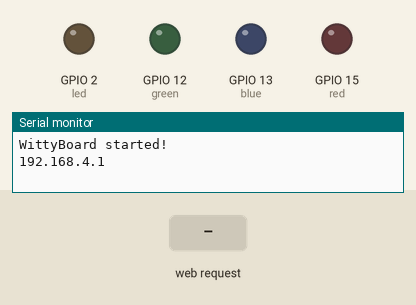
This sketch was run on a simulated ESP8266 (NodeMCU). Parts: output pins drawn as LEDs (lit = HIGH), the last lines printed to the serial monitor. The test bench sets the inputs (shaded band).

Above: at 1.2 s.
1.3 s: HTTP request GET /ledON received
At 2.5 s:
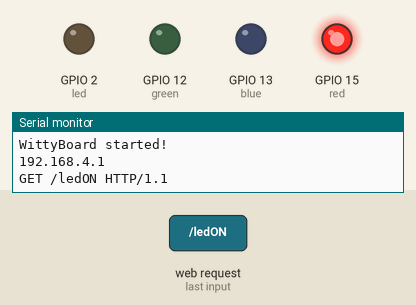
2.8 s: HTTP request GET /LedOFF received
At 3.8 s:
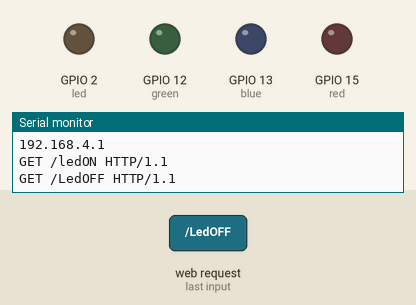
Timing chart, 0 to 5.8 s (numbered marks = the images above; inputs shaded):
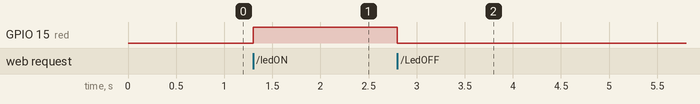

The sketch:

Make_witty_Board_as_Hotspot.ino
```cpp
#include <ESP8266WiFi.h>
#define led 2
#define red 15
#define green 12
#define blue 13
#define ldr A0
WiFiClient client;
WiFiServer server(80);

void setup() {

  pinMode(led,OUTPUT);
  pinMode(red,OUTPUT);
  pinMode(green,OUTPUT);
  pinMode(blue,OUTPUT);
  Serial.begin(9600);

WiFi.softAP("JioFiber","7890123456");
Serial.println();
Serial.println("WittyBoard started!");
Serial.println(WiFi.softAPIP());
server.begin();

}

void loop() {
  // put your main code here, to run repeatedly:
 client =server.available();
  if(client==1){
    String request=client.readStringUntil('\n');
    Serial.println(request);
    request.trim();
    if(request=="GET /ledON HTTP/1.1")
    digitalWrite(red,HIGH);
    if(request=="GET /LedOFF HTTP/1.1")
    digitalWrite(red,LOW);

    }
}
```

Measured:
- after the input at 1.3 s, GPIO 15 (red): LOW → HIGH at once
- after the input at 2.8 s, GPIO 15 (red): HIGH → LOW at once
